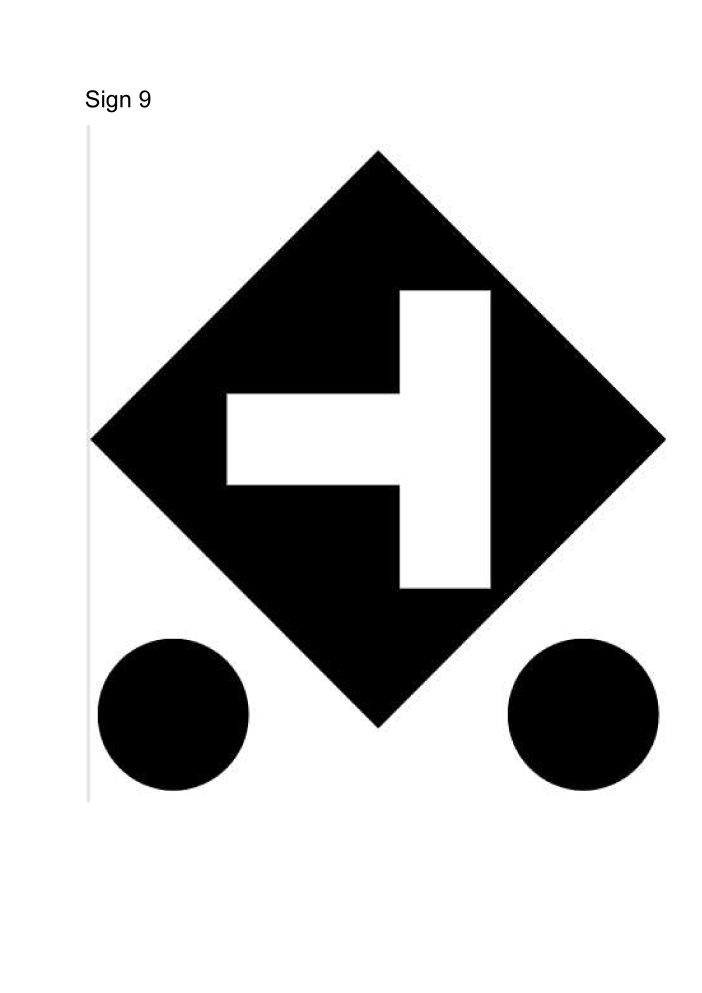
#> input picture input/page_10.png, 3509 x 4961 px (shown at 1/5 size)
$ python -i marker_detector.py   (imports and definitions only)
#> lines starting #> are read from the running program, lines starting #| are printed output that depends on the picture; after the words box and inside, x2 and y2 are one past the last pixel; in counts of white or black regions, pixels touching at a corner belong together
#> further down, picture is the input picture: shape (4961, 3509, 3); min 0, max 255, mean 196.2
"""
marker_detector.py
------------------
Detects custom geometric markers in an image and extracts the 2-D keypoints
needed for pose estimation.

Detection strategy (no ML required for keypoint extraction):
  1. Threshold → find contours
  2. Classify outer shape:  inverted-triangle  vs  diamond/rotated-square
  3. Locate the two circles (below the main shape)
  4. Return ordered 2-D image points that match MODEL_POINTS_TRIANGLE /
     MODEL_POINTS_DIAMOND in marker_model.py

The detector returns a list of DetectedMarker dataclass instances,
one per marker found in the frame.
"""

from __future__ import annotations
import cv2
import numpy as np
from dataclasses import dataclass, field
from typing import Optional


# ── tuneable parameters ────────────────────────────────────────────────────────
MIN_MARKER_AREA   = 5_000    # px²  – ignore tiny blobs
APPROX_POLY_EPS   = 0.04     # fraction of arc-length for polygon approx
CIRCLE_CIRCULARITY_THRESH = 0.55   # how round a blob must be to count as circle


# ── data class ─────────────────────────────────────────────────────────────────
@dataclass
class DetectedMarker:
    marker_type: str                     # 'triangle' or 'diamond'
    image_points: np.ndarray             # shape (N, 2) float32
    bbox: tuple                          # (x, y, w, h) of bounding rect
    sign_id: Optional[int] = None        # filled in by classifier (Sign 1 … N)
    debug_img: Optional[np.ndarray] = None


# ── helpers ────────────────────────────────────────────────────────────────────

def _circularity(contour) -> float:
    area = cv2.contourArea(contour)
    perimeter = cv2.arcLength(contour, True)
    if perimeter == 0:
        return 0.0
    return 4 * np.pi * area / (perimeter ** 2)


def _order_triangle_corners(pts: np.ndarray) -> np.ndarray:
    """
    Given 3 triangle vertices, return them in order:
    [top-left, top-right, apex(bottom)]
    matching MODEL_POINTS_TRIANGLE[0:3].
    """
    # sort by Y ascending (top = small Y in image coords)
    pts = pts[np.argsort(pts[:, 1])]
    top_two = pts[:2]
    apex    = pts[2:3]
    # sort top two by X
    top_two = top_two[np.argsort(top_two[:, 0])]
    return np.vstack([top_two, apex])  # TL, TR, AP


def _order_diamond_corners(pts: np.ndarray) -> np.ndarray:
    """
    Given 4 diamond vertices return [top, left, right, bottom]
    matching MODEL_POINTS_DIAMOND[0:4].
    """
    cx, cy = pts.mean(axis=0)
    angles = np.arctan2(pts[:, 1] - cy, pts[:, 0] - cx)
    # top=-π/2, right=0, bottom=+π/2, left=±π
    # sort: top (smallest y), left, right, bottom
    order = np.argsort(pts[:, 1])          # by Y
    top    = pts[order[0:1]]              # smallest Y
    bottom = pts[order[-1:]]              # largest Y
    mid    = pts[order[1:3]]
    mid    = mid[np.argsort(mid[:, 0])]   # left, right
    return np.vstack([top, mid, bottom])  # T, L, R, B


def _find_circles_below(binary: np.ndarray,
                         main_bbox: tuple,
                         contours: list) -> list[np.ndarray]:
    """
    Among `contours`, find the two most circular blobs that sit
    below (or at the bottom of) the main marker shape.
    Returns a list of up to 2 centre points [(cx,cy), ...].
    """
    _, _, _, bh = main_bbox
    img_h = binary.shape[0]
    threshold_y = img_h * 0.40   # circles expected in lower 60 %

    candidates = []
    for c in contours:
        area = cv2.contourArea(c)
        if area < MIN_MARKER_AREA * 0.05:
            continue
        circ = _circularity(c)
        if circ < CIRCLE_CIRCULARITY_THRESH:
            continue
        M = cv2.moments(c)
        if M["m00"] == 0:
            continue
        cx = int(M["m10"] / M["m00"])
        cy = int(M["m01"] / M["m00"])
        if cy > threshold_y:
            candidates.append((cx, cy, area, circ))

    # pick the two largest
    candidates.sort(key=lambda x: -x[2])
    centres = [np.array([c[0], c[1]], dtype=np.float32) for c in candidates[:2]]
    # order left→right
    if len(centres) == 2:
        centres.sort(key=lambda p: p[0])
    return centres


# ── main detection function ────────────────────────────────────────────────────

def detect_markers(frame: np.ndarray,
                   debug: bool = False) -> list[DetectedMarker]:
    """
    Detect all custom markers in `frame` (BGR or grayscale).

    Returns a list of DetectedMarker objects.
    Each object's `image_points` are ordered to match the corresponding
    MODEL_POINTS_* array in marker_model.py.
    """
#> called with debug = False
    if frame.ndim == 3:
        gray = cv2.cvtColor(frame, cv2.COLOR_BGR2GRAY)
    else:
        gray = frame.copy()

    # ── 1. Binarise (markers are high-contrast B&W) ────────────────────────────
    # Blur first to smooth jagged contours in high-res scans
    blurred = cv2.GaussianBlur(gray, (5, 5), 0)
    _, binary = cv2.threshold(blurred, 0, 255,
                               cv2.THRESH_BINARY_INV + cv2.THRESH_OTSU)
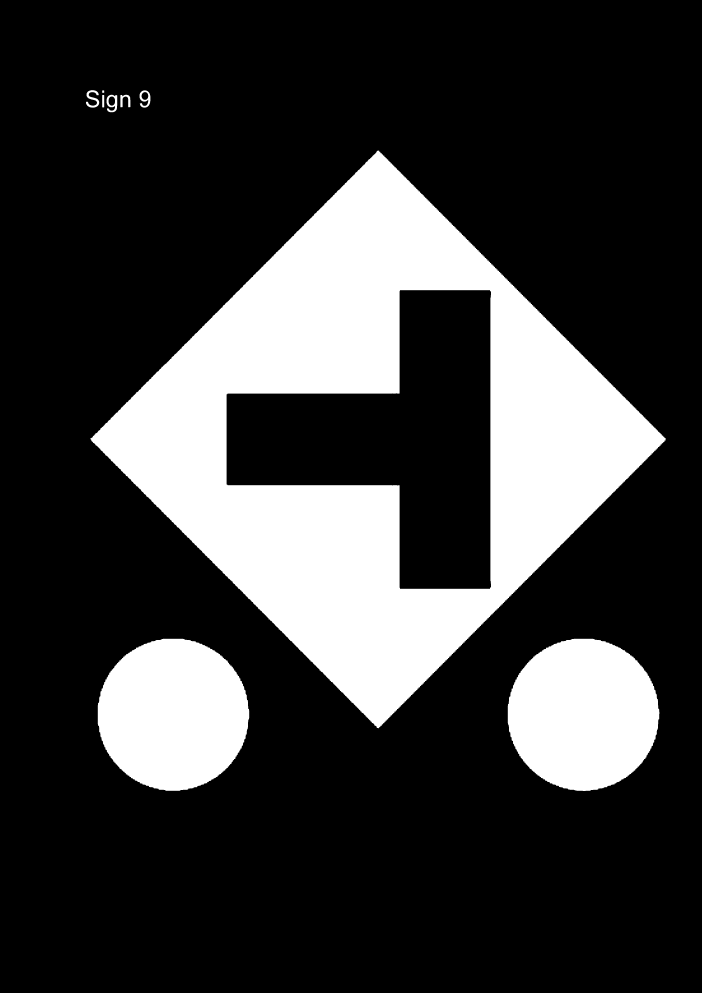
#> binary: shape (4961, 3509) (shown at 1/5 size); 23% white; 9 white regions

    # ── 2. Find all external contours ─────────────────────────────────────────
    contours, _ = cv2.findContours(binary,
                                    cv2.RETR_LIST,
                                    cv2.CHAIN_APPROX_SIMPLE)
#> contours = 12 contours; largest, box (x1, y1, x2, y2) and area: (452, 753, 3328, 3641) 4160616, (1132, 1450, 2456, 2945) 1076912, (2539, 3194, 3297, 3955) 450578, (489, 3194, 1246, 3954) 450400, (533, 474, 586, 561) 3341

    markers_found: list[DetectedMarker] = []
    used_contours: set[int] = set()

    # sort by area (largest first → process big shapes before circles)
    contours = sorted(contours, key=cv2.contourArea, reverse=True)

    for idx, cnt in enumerate(contours):
        area = cv2.contourArea(cnt)
        if area < MIN_MARKER_AREA:
            break   # all remaining are too small

        if idx in used_contours:
            continue

        # ── 3. Approximate polygon ──────────────────────────────────────────────
        peri   = cv2.arcLength(cnt, True)
        approx = cv2.approxPolyDP(cnt, APPROX_POLY_EPS * peri, True)
        n_verts = len(approx)
        pts = approx.reshape(-1, 2).astype(np.float32)

        marker_type: Optional[str] = None
        shape_corners: Optional[np.ndarray] = None

        if n_verts == 3:
            marker_type   = "triangle"
            shape_corners = _order_triangle_corners(pts)

        elif n_verts == 4:
            # check if it is diamond-like (roughly equal sides, rotated ~45°)
            x, y, w, h = cv2.boundingRect(cnt)
            aspect = w / h if h > 0 else 0
            if 0.7 < aspect < 1.3:   # roughly square bounding box → diamond
                marker_type   = "diamond"
                shape_corners = _order_diamond_corners(pts)

        if marker_type is None:
            continue

        used_contours.add(idx)
        bbox = cv2.boundingRect(cnt)

        # ── 4. Find the two circles ─────────────────────────────────────────────
        remaining = [c for i, c in enumerate(contours)
                     if i not in used_contours and cv2.contourArea(c) > 100]
        circle_centres = _find_circles_below(binary, bbox, remaining)

        if len(circle_centres) != 2:
            # circles not found – skip (can't do full PnP)
            continue

        # mark circle contours as used
        for c_pt in circle_centres:
            for j, c in enumerate(contours):
                if j in used_contours:
                    continue
                M = cv2.moments(c)
                if M["m00"] == 0:
                    continue
                ccx = M["m10"] / M["m00"]
                ccy = M["m01"] / M["m00"]
                if abs(ccx - c_pt[0]) < 20 and abs(ccy - c_pt[1]) < 20:
                    used_contours.add(j)
                    break

        # ── 5. Assemble ordered image_points ───────────────────────────────────
        # Order must match MODEL_POINTS_TRIANGLE / MODEL_POINTS_DIAMOND
        lc = circle_centres[0].reshape(1, 2)
        rc = circle_centres[1].reshape(1, 2)
        image_points = np.vstack([shape_corners, lc, rc]).astype(np.float32)

        # ── 6. (Optional) draw debug overlay ──────────────────────────────────
        dbg = None
        if debug:
            dbg = frame.copy() if frame.ndim == 3 else cv2.cvtColor(frame, cv2.COLOR_GRAY2BGR)
            colours = [(0, 255, 0), (0, 200, 0), (0, 150, 0),
                       (255, 0, 0), (200, 0, 0), (150, 0, 0)]
            labels  = (["TL", "TR", "AP"] if marker_type == "triangle"
                       else ["T", "L", "R", "B"])
            labels += ["LC", "RC"]
            for i, (pt, col, lbl) in enumerate(zip(image_points, colours, labels)):
                x_i, y_i = int(pt[0]), int(pt[1])
                cv2.circle(dbg, (x_i, y_i), 8, col, -1)
                cv2.putText(dbg, lbl, (x_i + 10, y_i),
                            cv2.FONT_HERSHEY_SIMPLEX, 0.6, col, 2)

        markers_found.append(DetectedMarker(
            marker_type  = marker_type,
            image_points = image_points,
            bbox         = bbox,
            debug_img    = dbg,
        ))
#> this loop made 5 passes
#> (peri, n_verts, x, y, w, h) on pass 1: (9628.4, 4, 452, 753, 2876, 2888)
#> after the loop, markers_found = 1 item; used_contours = 3 items

    return markers_found

>>> import cv2
>>> picture = cv2.imread('input/page_10.png')
>>> result = detect_markers(picture)
#> result = 1 item

$ run again, on input/page_11.png
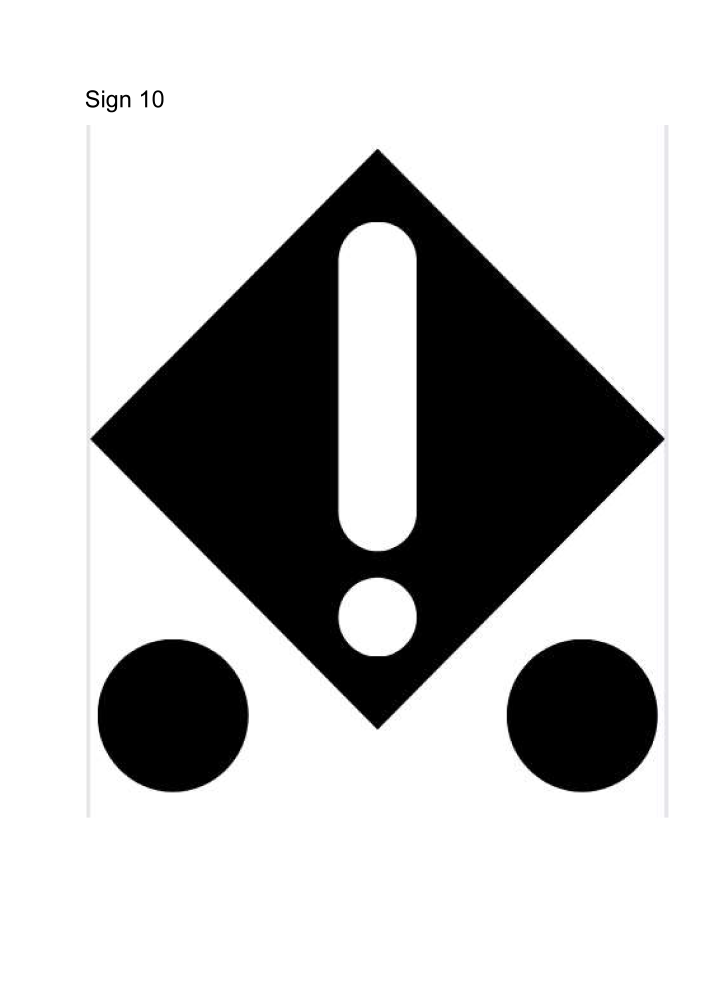
#> input picture input/page_11.png, 3509 x 4961 px (shown at 1/5 size)
#> picture is the input picture: shape (4961, 3509, 3); mean B, G, R 191, 190.9, 191
#> in detect_markers, `_, binary = cv2.threshold(blurred, 0, 255, cv2.THRESH_BINARY_INV + cv2..`:
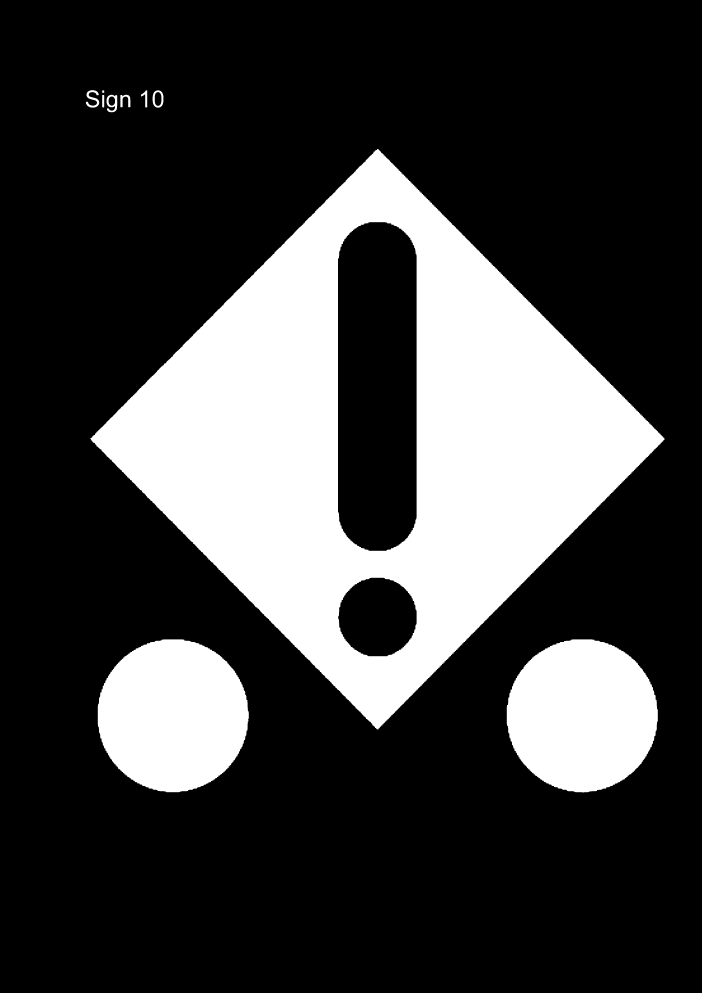
#> binary: shape (4961, 3509) (shown at 1/5 size); 25% white; 10 white regions
#> contours = 14 contours; largest, box (x1, y1, x2, y2) and area: (452, 745, 3322, 3647) 4171876, (1689, 1110, 2084, 2755) 615579, (2534, 3197, 3289, 3962) 451602, (489, 3197, 1244, 3961) 451472, (1690, 2888, 2084, 3282) 122274
#> the loop in detect_markers, `for idx, cnt in enumerate(contours):` made 6 passes
#> (peri, n_verts, x, y, w, h) on pass 1: (9626.2, 4, 452, 745, 2870, 2902)
#> after the loop in detect_markers, `for idx, cnt in enumerate(contours):`: markers_found = 1 item; used_contours = 3 items
#> result = 1 item

$ run again, on input/page_2.png
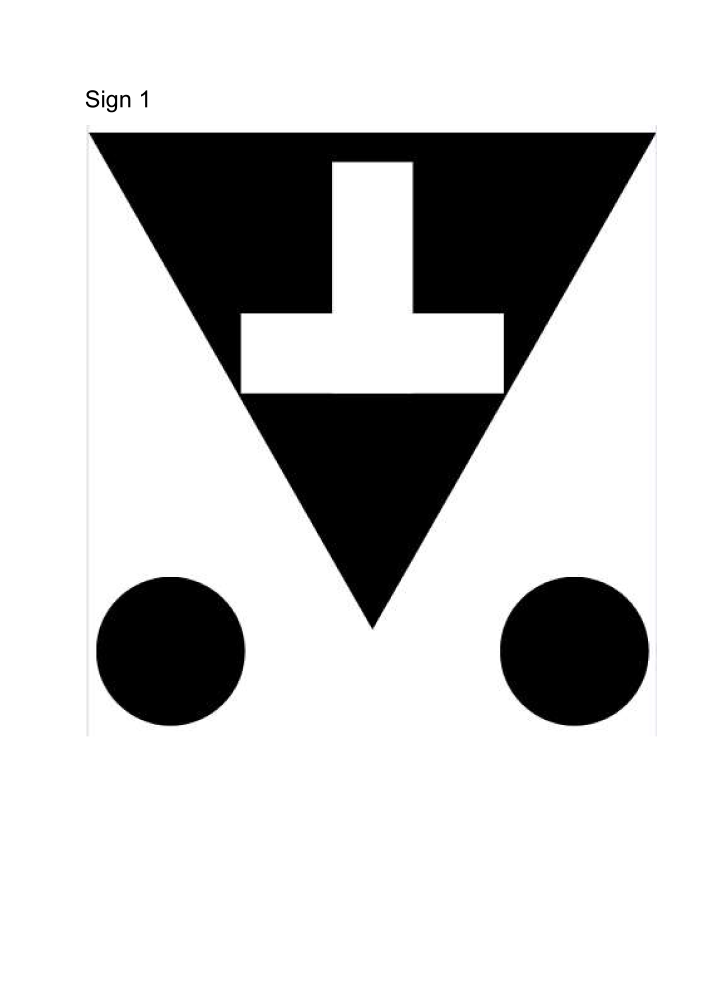
#> input picture input/page_2.png, 3509 x 4961 px (shown at 1/5 size)
#> picture is the input picture: shape (4961, 3509, 3); mean B, G, R 202.6, 202.5, 202.5
#> in detect_markers, `_, binary = cv2.threshold(blurred, 0, 255, cv2.THRESH_BINARY_INV + cv2..`:
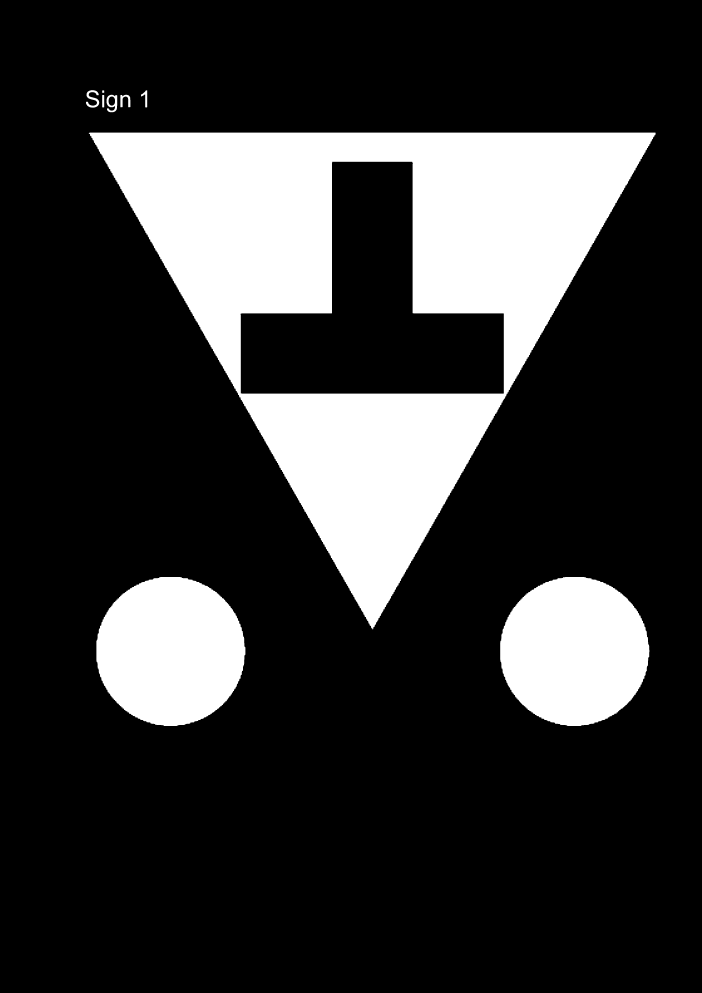
#> binary: shape (4961, 3509) (shown at 1/5 size); 20.5% white; 9 white regions
#> contours = 11 contours; largest, box (x1, y1, x2, y2) and area: (444, 663, 3278, 3147) 3522044, (1202, 808, 2520, 1969) 835248, (2501, 2885, 3247, 3630) 434775, (482, 2885, 1227, 3630) 434670, (533, 474, 586, 561) 3340
#> the loop in detect_markers, `for idx, cnt in enumerate(contours):` made 5 passes
#> (peri, approx, n_verts, marker_type, shape_corners, bbox, bh in _find_circles_below) on pass 1: (9671.9, [[445, 664], [1864, 3146], [3277, 664]], 3, 'triangle', [[445, 664], [3277, 664], [1864, 3146]], (444, 663, 2834, 2484), 2484)
#> after the loop in detect_markers, `for idx, cnt in enumerate(contours):`: markers_found = 1 item; used_contours = 3 items
#> result = 1 item
